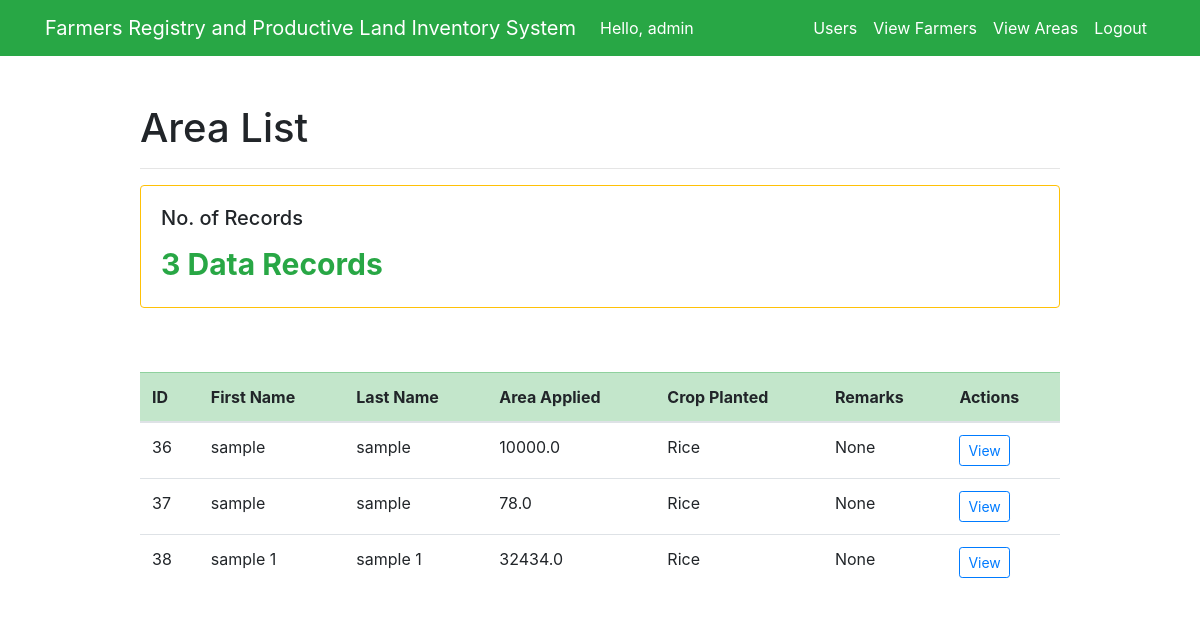
The app's page /home/ (signed in) with its own data.
### test_app/models.py (models this page shows, shortened)
class UsersAreaInfo(models.Model):
    RICE = 'Rice'
    CORN = 'Corn'
    SUGARCANE = 'Sugarcane'
    PLANTED = [
        (RICE, 'Rice'),
        (CORN, 'Corn'),
        (SUGARCANE, 'Sugarcane'),
    ]
    farmer_id = models.ForeignKey(Farmer, models.CASCADE, db_column='farmer_id')
    total_area = models.FloatField()
    crop_planted = models.CharField(max_length=9, choices=PLANTED, default=RICE, blank=True, null=True)
    remarks = models.CharField(max_length=100, blank=True, null=True)
    sketch_plan = models.FileField(upload_to='documents_sp/', max_length=254, blank=True)
    map = models.FileField(upload_to='documents_map/', max_length=254, blank=True)
    google_earth = models.FileField(upload_to='documents_ge/', max_length=254, blank=True)
    area_coordinates = models.FileField(upload_to='documents_coordinates/', max_length=254, blank=True)
    profile_field = models.CharField(max_length=250)
    soil_ph = models.IntegerField()
    region = models.CharField(max_length=200)
    province = models.CharField(max_length=200)
    muncity = models.CharField(max_length=200)
    brgy = models.CharField(max_length=200)

class Farmer(models.Model):
    MALE = 'M'
    FEMALE = 'F'
    PERSON_GENDER = [
        (MALE, 'Male'),
        (FEMALE, 'Female'),
    ]
    MARRIED = 'MARRIED'
    SINGLE = 'SINGLE'
    DIVORCED = 'DIVORCED'
    WIDOWED = 'WIDOWED'
    PERSON_CIVIL_STATUS = [
        (MARRIED, 'Married'),
        (SINGLE, 'Single'),
        (DIVORCED, 'Divorced'),
        (WIDOWED, 'Widowed'),
    ]
    assigned_id = models.CharField(max_length=20, blank=True, null=True)
    first_name = models.CharField(max_length=200, blank=False)
    last_name = models.CharField(max_length=200, blank=False)
    middle_name = models.CharField(max_length=200, blank=False)
    gender = models.CharField(max_length=1, choices=PERSON_GENDER, default=MALE)
    region = models.CharField(max_length=200)
    province = models.CharField(max_length=200)
    muncity = models.CharField(max_length=200)
    brgy = models.CharField(max_length=200)
    address = models.TextField(blank=True)
    contact_no = models.CharField(max_length=20, blank=True, null=True)
    tin = models.CharField(max_length=20, blank=True, null=True)
    philhealth = models.CharField(max_length=20, blank=True, null=True)
    sss = models.CharField(max_length=20, blank=True, null=True)
    pagibig = models.CharField(max_length=20, blank=True, null=True)
    civil_status = models.CharField(max_length=20, blank=True, null=True, choices=PERSON_CIVIL_STATUS, default=SINGLE)
    nationality = models.CharField(max_length=50, blank=True, null=True)
    birthdate = models.DateField(default=None)
    spouse = models.CharField(max_length=250, blank=True, null=True)
    date_created = models.DateTimeField(auto_now_add=True)

### test_app/views.py (the view)
# urls.py: path('home/', views.user_engineer, name='user_engineer'),
@login_required(login_url='/')
def user_engineer(request):
    if request.method == 'GET':
        user_areas = UsersAreaInfo.objects.all()
        context = {
            'user_areas': user_areas,
        }
        return render(request, 'test_app/engineer.html', context)
    else:
        pass

### test_app/templates/test_app/engineer.html (shortened to what this page needs)
{% extends 'test_app/base.html' %}
{% block content %}
<div class="row justify-content-center mt-5">
    <div class="col-md-10">
        <h1>Area List</h1>
        <hr>
        <div class="row">
            <div class="col-sm-12 col-lg-12">
                <div class="card border-warning mb-3">
                    <div class="card-body text-warning">
                        <h5 class="card-title text-body">No. of Records</h5>
                        {% if user_areas %}
                            <p class="card-text text-success" style="font-size: 30px;"><strong>{{ user_areas.count }} Data Record{{ user_areas.count|pluralize }}</strong></p>
                        {% else %}
                            <p class="card-text text-danger" style="font-size: 30px;"><strong>No Data Entries</strong></p>
                        {% endif %}
                    </div>
                </div>
            </div>
        </div>
        <br><br>
        <table class="table table-hover table-stripped table-responsive-md">
            <thead class="table-success">
                <tr>
                    <th scope="col">ID</th>
                    <th scope="col">First Name</th>
                    <th scope="col">Last Name</th>
                    <th scope="col">Area Applied</th>
                    <th scope="col">Crop Planted</th>
                    <th scope="col">Remarks</th>
                    <th scope="col" align="center">Actions</th>
                </tr>
            </thead>
            <tbody>
                {% for area in user_areas %}
                    <tr>
                        <td scope="row">{{ area.id }}</td>
                        <td>{{ area.farmer_id.first_name }}</td>
                        <td>{{ area.farmer_id.last_name }}</td>
                        <td>{{ area.total_area }}</td>
                        <td>{{ area.crop_planted }}</td>
                        <td>{{ area.remarks }}</td>
                        <td><a type="button" class="btn btn-outline-primary btn-sm text-primary" href="{% url 'engineer_view_area' area.id %}">View</a>
                    </tr>
                {% endfor %}
            </tbody>
        </table>
    </div>
</div>
{% endblock %}

### test_app/templates/test_app/base.html (shortened to what this page needs)
<!doctype html>
<html lang="en">
<head>
    <link rel="stylesheet" href="https://stackpath.bootstrapcdn.com/bootstrap/4.4.1/css/bootstrap.min.css">
</head>
<body>
<nav class="navbar navbar-expand-md navbar-light bg-success">
<div class="container">
    {% if user.is_superuser %}<a class="navbar-brand" href="{% url 'user_dashboard' %}">{% else %}<a class="navbar-brand" href="{% url 'user_info' %}">{% endif %}
        <span class="text-white">Farmers Registry and Productive Land Inventory System</span>
    </a>
    <div class="collapse navbar-collapse" id="navbarNav">
        {% if user.is_authenticated %}
            <ul class="navbar-nav mr-auto">
                <li class="nav-item">
                    <span class="nav-link text-white">Hello, {{ request.user }}</span>
                </li>
            </ul>
        {% endif %}
    <ul class="navbar-nav ml-auto">
        {% if user.is_authenticated %}
            <li class="nav-item">
                {% if user.is_superuser %}
                    <a href="{% url 'user_list' %}" class="nav-link text-white">Users</a>
                {% endif %}
            </li>
            <li class="nav-item">
                {% if user.is_superuser %}
                    <a href="{% url 'user_dashboard' %}" class="nav-link text-white">View Farmers</a>
                {% endif %}
            </li>
            <li class="nav-item">
                {% if user.is_superuser %}
                    <a href="{% url 'viewarea_dashboard' %}" class="nav-link text-white">View Areas</a>
                {% endif %}
            </li>
            <li class="nav-item">
                <a href="#" onclick="$('#signOutBtn').click()" class="nav-link text-white">Logout</a>
            </li>
        {% endif %}
    </ul>
    </div>
</div>
</nav>
<div class="container">
{% block content %}{% endblock %}
</div>
</body>
</html>

### records on screen
UsersAreaInfo: id "36", farmer_id.first_name "sample", farmer_id.last_name "sample", total_area "10000.0", crop_planted "Rice", remarks "None"
UsersAreaInfo: id "37", farmer_id.first_name "sample", farmer_id.last_name "sample", total_area "78.0", crop_planted "Rice", remarks "None"
UsersAreaInfo: id "38", farmer_id.first_name "sample 1", farmer_id.last_name "sample 1", total_area "32434.0", crop_planted "Rice", remarks "None"

### other values on screen
{{ request.user }} "admin"
{{ user_areas.count }} "3"
